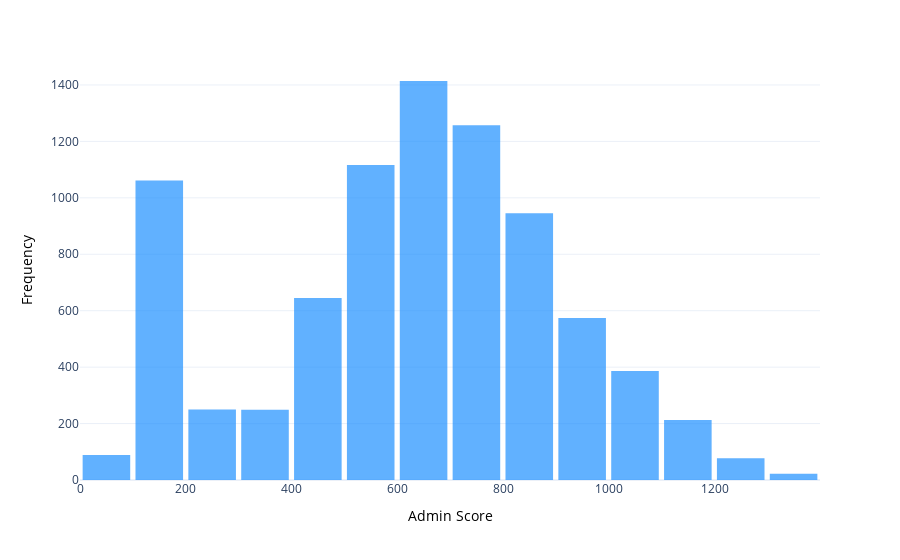

Notebook cell for this chart:
### Markdown cell above
## Admin score hist

### Code cell
from src.scripts.GalPlots import *
plot_admin_scores_hist("data/scores.csv")

### Figure 1 — Plotly figure (JSON) as saved in the notebook; plotly's stock layout.template omitted (floating-point values rounded to 4 significant figures; data arrays with more than 128 entries replaced by an {"elided": "..."} marker saying what was removed)
{"data": [{"alignmentgroup": "True", "bingroup": "x", "hovertemplate": "Admin score=%{x}<br>count=%{y}<extra></extra>", "legendgroup": "", "marker": {"color": "dodgerblue", "opacity": 0.7, "pattern": {"shape": ""}}, "name": "", "nbinsx": 20, "offsetgroup": "", "orientation": "v", "showlegend": false, "type": "histogram", "x": {"elided": "8298 int values"}, "xaxis": "x", "yaxis": "y"}], "layout": {"autosize": true, "bargap": 0.1, "barmode": "relative", "legend": {"tracegroupgap": 0}, "margin": {"t": 60}, "title": {"font": {"color": "black", "family": "Arial", "size": 16}, "pad": {"b": 20}}, "xaxis": {"anchor": "y", "autorange": true, "domain": [0, 1], "range": [-0.5, 1400.0], "tickfont": {"size": 12}, "title": {"font": {"color": "black", "size": 14}, "text": "Admin Score"}, "type": "linear"}, "yaxis": {"anchor": "x", "autorange": true, "domain": [0, 1], "range": [0, 1488.0], "tickfont": {"size": 12}, "title": {"font": {"color": "black", "size": 14}, "text": "Frequency"}}}}
